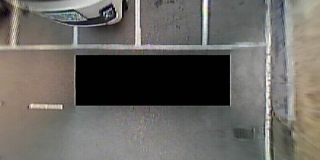
#> input picture autopark/datasets/samples/avm/image.jpg, 320 x 160 px
$ python -i data.py   (imports and definitions only)
#> lines starting #> are read from the running program, lines starting #| are printed output that depends on the picture
"""WoodScape polygon labels, aspect-preserving preprocessing and leakage groups."""
from collections import defaultdict
import hashlib
import json
import math
import random

import cv2
import numpy as np


# [52 lines left out: functions read_image, label_lookup, polygon_mask, letterbox, not called in this run]


def perceptual_hashes(image):
    gray = cv2.cvtColor(image, cv2.COLOR_BGR2GRAY)
    small = cv2.resize(gray, (9, 8), interpolation=cv2.INTER_AREA)
    difference = small[:, 1:] > small[:, :-1]
    dct = cv2.dct(cv2.resize(gray, (32, 32), interpolation=cv2.INTER_AREA).astype(np.float32))[:8, :8]
    threshold = np.median(dct.ravel()[1:])
    perceptual = dct > threshold
    def number(bits):
        return int.from_bytes(np.packbits(bits.ravel()).tobytes(), "big")
    return number(perceptual), number(difference)


class UnionFind:
    def __init__(self, count):
        self.parent = list(range(count))

    # [10 lines left out: functions find, join, not called in this run]


class BKTree:
    def __init__(self):
        self.root = None

    # [84 lines left out: functions add, query, grouped_split, not called in this run]

>>> import cv2
>>> picture = cv2.imread('../../datasets/samples/avm/image.jpg')
#> picture is the input picture: shape (160, 320, 3); mean B, G, R 97.9, 102.4, 105.1
>>> result = perceptual_hashes(picture)
#> in perceptual_hashes, `gray = cv2.cvtColor(image, cv2.COLOR_BGR2GRAY)`:
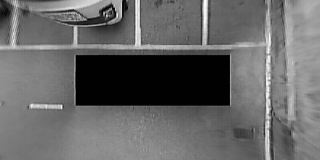
#> gray: shape (160, 320); min 0, max 251, mean 102.7
#> in perceptual_hashes, `threshold = np.median(dct.ravel()[1:])`: threshold = -10.99
#> result = (12445921192825840579, 14644341524461470691)
